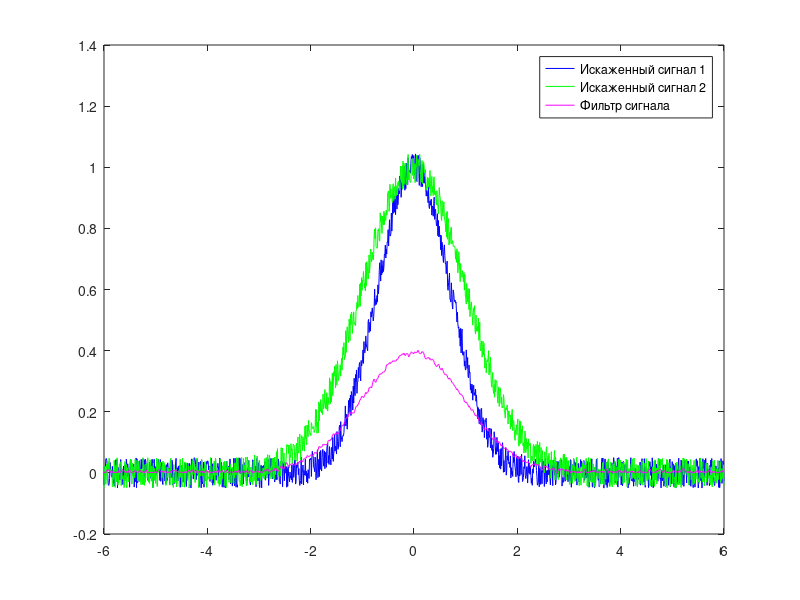

The MATLAB source for this figure:
function lab_07()
    A = 1.0;
    s1 = 1.0;
    s2 = sqrt(2.0);
    mult = 6;
    step = 0.009;
    NS = 0.05;
    t = -mult:step:mult;

    u1 = A * exp(-(t/s1).^2);
    u2 = A * exp(-(t/s2).^2);

    v1 = fft(u1);
    v2 = fft(u2);

    % шумы
    n1 = unifrnd(-NS, NS, 1, length(t));
    n2 = unifrnd(-NS, NS, 1, length(t));

    delta = std(n1);
    epsilon = std(n2);

    figure(1);
    plot(t, u1+n1, "b", t, u2+n2,"g", t, abs(ifft(fft(u2+n2) .* tikhonfilt(v1, v2, step, 2 * mult, delta, epsilon))),"m");
    legend('Искаженный сигнал 1','Искаженный сигнал 2','Фильтр сигнала');
end

function h = tikhonfilt(u1, u2, step, T, d, e)
    m = 0:length(u1)-1;
    mult = step / length(u1);
    squ = 1 + (2 * pi * m / T).^2;
    func = @(x) rhofunc(x, u1, u2, step, T, d, e);
    alpha = fzero(func, [0, 1]);
    h = 0:length(u1)-1;
    for k = 1:length(h)
        h(k) = mult * sum(exp(2 * pi * 1i * k .* m / length(u1)) .* u1 .* conj(u2) ./ (abs(u2).^2 .* step^2 + alpha * squ), 2);
    end
end

function y = rhofunc(x, u1, u2, step, T, d, e)
    m = 0:length(u1)-1;
    mult = step / length(u1);
    squ = 1 + (2 * pi * m / T).^2;
    beta = mult * sum(x.^2 * squ .* abs(u1).^2 ./ (abs(u2).^2 * step^2 + x .* squ).^2, 2);
    gamma = mult * sum(abs(u2).^2 * step^2 .* abs(u1).^2 .* squ ./ (abs(u2).^2 * step^2 + x * (1 + 2 * pi * m / T).^2).^2, 2);
    y = beta - (d + e * sqrt(gamma))^2;
end
